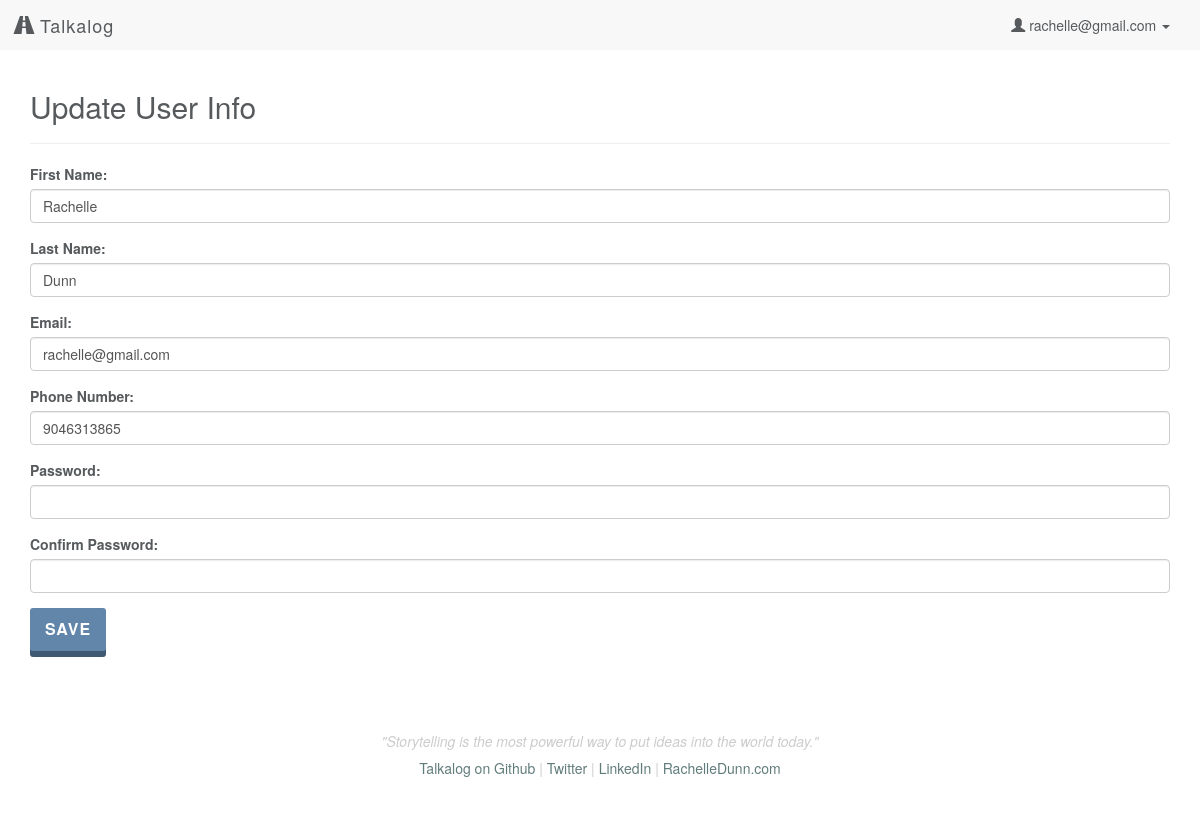
Page /edit/user (signed in) on the committed database.
### model.py (models this page shows, shortened)
class User(db.Model):
    __tablename__ = "Users"
    id = db.Column(db.Integer, autoincrement=True, primary_key=True)
    email = db.Column(db.String(100), nullable=False)
    password = db.Column(db.String(50), nullable=False)
    first_name = db.Column(db.String(50), nullable=False)
    last_name = db.Column(db.String(50), nullable=False)
    tel = db.Column(db.String, nullable=False)

### server.py (the view)
@app.route('/edit/user', methods=['GET', 'POST'])
def edit_user_info():
	"""Allow users to edit info."""
	if 'email' in session:
		user_email = session['email']
		user = User.query.filter_by(email=user_email).first()
		if request.method == 'POST':
			entered_fname = request.form['first_name']
			entered_lname = request.form['last_name']
			entered_email = request.form['email']
			entered_tel = request.form['tel']
			entered_pw = request.form['password']
			entered_pw2 = request.form['password2']
			if entered_pw != entered_pw2:
				flash('Your passwords did not match')
				return redirect('/edit/user')
			else:
				if entered_fname:
					user.first_name = entered_fname
				if entered_lname:
					user.last_name = entered_lname
				if entered_email:
					user.email = entered_email
				if entered_tel:
					user.tel = entered_tel
				if entered_pw:
					user.password = entered_pw
				db.session.commit()
				session['email'] = entered_email
				flash('User info successfully updated!')
				return redirect('/')
		return render_template('edit_profile.html', user=user)
	else:
		flash('You must be logged in to edit your profile')
		return redirect('/login')

### templates/edit_profile.html
{% extends 'base.html' %}
{% block content %}
    <h2>Update User Info</h2>
    <hr>
    <form action="/edit/user" method="POST">
        <div class="form-group">
            <label for="first_name">First Name:</label>
            <input type="text" name="first_name" placeholder="First name" class="form-control" value="{{ user.first_name }}">
        </div>
        <div class="form-group">
            <label for="last_name">Last Name:</label>
            <input type="text" name="last_name" placeholder="Last name" class="form-control" value="{{ user.last_name }}">
        </div>
        <div class="form-group">
            <label for="email">Email:</label>
            <input type="text" name="email" placeholder="name@domain.com" class="form-control" value="{{ user.email }}">
        </div>
        <div class="form-group">
            <label for="tel">Phone Number:</label>
            <input type="tel" name="tel" class="form-control" placeholder="5555555555" min="10" max="10" value="{{ user.tel }}">
        </div>
        <div class="form-group">
            <label for="password">Password:</label>
            <input type="text" name="password" class="form-control">
        </div>
        <div class="form-group">
            <label for="password2">Confirm Password:</label>
            <input type="text" name="password2" class="form-control">
        </div>
        <input type="submit" value="Save" class="button">
    </form>
{% endblock %}

### templates/base.html (shortened to what this page needs)
<!DOCTYPE html>
<html lang="en">
    <head>
        <link rel="stylesheet" href="https://maxcdn.bootstrapcdn.com/bootstrap/3.3.4/css/bootstrap.min.css">
        <link rel="stylesheet" href="/static/css/style.css"/>
        <link rel="stylesheet" href="https://ajax.googleapis.com/ajax/libs/jqueryui/1.11.4/themes/smoothness/jquery-ui.css"/>
    </head>
    <body>
        <nav class="navbar navbar-default">
            <div class="container-fluid">
                <div class="navbar-header">
                    <a class="navbar-brand" href="/"><span class="glyphicon glyphicon-road" aria-hidden="true"></span> Talkalog</a>
                </div>
                <div class="collapse navbar-collapse" id="bs-example-navbar-collapse-1">
                    <ul class="nav navbar-nav navbar-right">
                    {% if 'email' in session %}
                        <li class="dropdown">
                        <a href="#" class="dropdown-toggle" data-toggle="dropdown" role="button" aria-expanded="false"><span class="glyphicon glyphicon-user" aria-hidden="true"></span> {{ session['email'] }} <span class="caret"></span></a>
                        </li>
                    {% else %}
                        <li><a href="/login">Login</a></li>
                        <li><a href="/signup">Sign Up</a></li>
                    {% endif %}
                    </ul>
                </div>
            </div>
        </nav>
        <div class="container">
            {% block content %}{% endblock %}
        </div>
        <div class="container">
            <footer class="footer">
                <p>"Storytelling is the most powerful way to put ideas into the world today."</p>
                <h5><a href="http://github.com/rachelledunn/talkalog" target="_blank">Talkalog on Github</a> | <a href="http://twitter.com/rchdnn" target="_blank">Twitter</a> | <a href="http://linkedin.com/in/rachelledunn" target="_blank">LinkedIn</a> | <a href="http://rachelledunn.com/" target="_blank">RachelleDunn.com</a></h5>
            </footer>
        </div>
    </body>
</html>

### static/css/style.css (style rules this page uses)
body { background-color: #ffffff; color: #565a5c; }
a { color: #607c7a; -webkit-transition: color 0.1s linear 0s; -moz-transition: color 0.1s linear 0s; -o-transition: color 0.1s linear 0s; transition: color 0.1s linear 0s; }
.h1, .h2, .h3, .h4, .h5, h1, h2, h3, h4, h5 { font-weight: 200; }
.button { background: #6186aa; color: #fff; box-shadow: 0 6px #405972; border: none; font-family: inherit; font-size: 16px; cursor: pointer; padding: 10px 15px; display: inline-block; text-transform: uppercase; letter-spacing: 1px; font-weight: 700; outline: none; position: relative; border-radius: 3px; -webkit-transition: none; -moz-transition: none; transition: none; }
.button:after { content: ''; position: absolute; z-index: -1; -webkit-transition: all 0.3s; -moz-transition: all 0.3s; transition: all 0.3s; }
.navbar-default { border-radius: 0; border: none; }
.navbar-default .navbar-brand { font-weight: 200; letter-spacing: 1px; }
.navbar-default a, .navbar-default .navbar-brand, .navbar-default .navbar-nav > li > a { color: #565a5c; }
.footer { padding-top: 40px; padding-bottom: 40px; margin-top: 40px; text-align: center; color: #cccccc; }
.footer p { font-style: italic; }

### rows in the picture
User: email "rachelle@gmail.com", first_name "Rachelle", last_name "Dunn", tel "9046313865"
